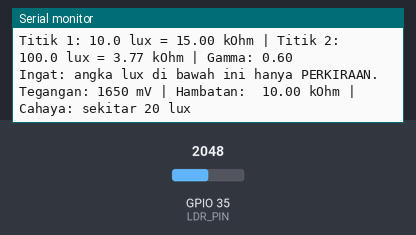
Recording of a sketch running on a simulated ESP32. Shown: the last lines printed to the serial monitor. The test bench sets the inputs (shaded band); at power-on: GPIO 35 (LDR_PIN) = 2048.

Above: at 1.8 s.
1.9 s: GPIO 35 (LDR_PIN) set to 1228
At 2.8 s:
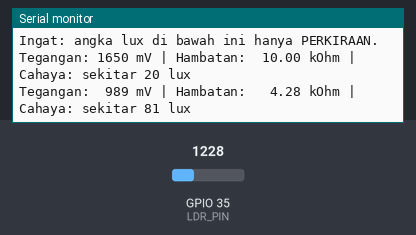
4.5 s: GPIO 35 (LDR_PIN) set to 2047
At 5.8 s:
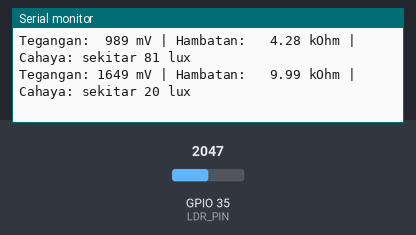
7.5 s: GPIO 35 (LDR_PIN) set to 110
At 8.7 s:
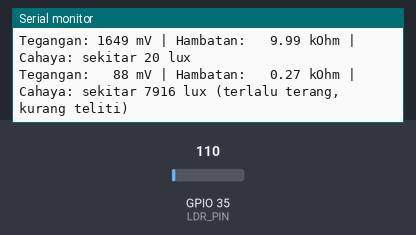
10.5 s: GPIO 35 (LDR_PIN) set to 0
At 11.8 s:
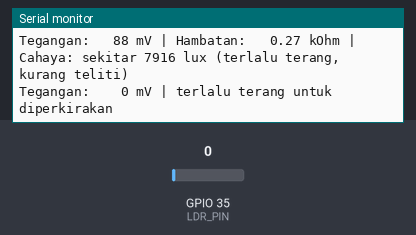
13.5 s: GPIO 35 (LDR_PIN) set to 4095
At 14.5 s:
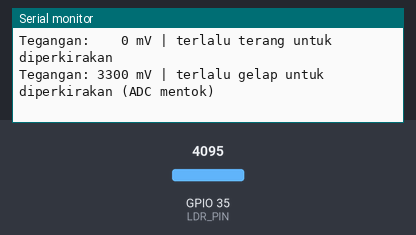

Measured:
- after the input at 1.9 s, the serial monitor: prints a new line after 0.10 s (image 1)
- after the input at 4.5 s, the serial monitor: prints a new line after 0.50 s (image 2)
- after the input at 7.5 s, the serial monitor: prints a new line after 0.50 s (image 3)
- after the input at 10.5 s, the serial monitor: prints a new line after 0.50 s (image 4)
- after the input at 13.5 s, the serial monitor: prints a new line after 0.50 s (image 5)

The sketch:

p2_perkiraan_lux.ino
```cpp
/*
 * BAB 32 - Program 2: Perkiraan Lux dengan Kalibrasi Dua Titik
 * Menghitung hambatan LDR, lalu memperkirakan kuat cahaya (lux)
 * dengan rumus gamma dari dua titik kalibrasi:
 *   gamma = log(R1 / R2) / log(E2 / E1)
 *   lux   = E1 * (R1 / R) pangkat (1 / gamma)
 * Angka lux ini PERKIRAAN, bukan hasil alat ukur yang teliti.
 *
 * Rangkaian: LDR (header kuning, pin ke-1) → IO35
 */

#define LDR_PIN 35  // LDR → IO35 (ADC1_CH7)

const float R_TETAP_KOHM = 10.0;       // resistor tetap di kit: 10 kΩ
const float TEGANGAN_3V3_MV = 3300.0;  // tegangan 3V3 kit
const int BATAS_TELITI_MV = 150;       // di bawah ini, ADC kurang teliti
const int ADC_MENTOK = 4095;           // nilai terbesar ADC 12 bit

// Dua titik kalibrasi: ganti dengan hasil ukurmu (lihat 32.5.4).
// Nilai bawaan = angka khas datasheet GL5528, jadi hasilnya sangat kasar.
const float TITIK1_LUX = 10.0;    // titik 1: kuat cahaya (lux)
const float TITIK1_KOHM = 15.0;   // titik 1: hambatan LDR (kΩ)
const float TITIK2_LUX = 100.0;   // titik 2: kuat cahaya (lux)
const float TITIK2_KOHM = 3.77;   // titik 2: hambatan LDR (kΩ)

// Timer serbaguna dari BAB 16
struct Timer {
  unsigned long interval;   // ms
  unsigned long waktuLalu;  // hasil millis() saat terakhir dijalankan

  bool sudahWaktunya(unsigned long sekarang) {
    if (sekarang - waktuLalu >= interval) {
      waktuLalu = sekarang;
      return true;
    }
    return false;
  }
};

Timer timerLaporan = {1000, 0};  // laporan setiap 1 detik
float nilaiGamma = 0.6;          // dihitung ulang di setup()

// Hambatan LDR (kΩ) dari tegangan titik tengah (mV); -1 = tidak bisa dihitung
float hitungHambatanKohm(int milivolt) {
  if (milivolt >= TEGANGAN_3V3_MV) {
    return -1.0;
  }
  return R_TETAP_KOHM * milivolt / (TEGANGAN_3V3_MV - milivolt);
}

// Perkiraan lux dari hambatan LDR (rumus gamma, titik 1 sebagai acuan)
float perkiraanLux(float hambatanKohm) {
  return TITIK1_LUX * pow(TITIK1_KOHM / hambatanKohm, 1.0 / nilaiGamma);
}

void setup() {
  Serial.begin(115200);
  Serial.println("BAB 32 - Program 2: Perkiraan Lux dengan Kalibrasi Dua Titik");

  // Gamma dihitung sekali dari dua titik kalibrasi
  nilaiGamma = log10(TITIK1_KOHM / TITIK2_KOHM) / log10(TITIK2_LUX / TITIK1_LUX);
  if (!(nilaiGamma > 0)) {  // juga menangkap hasil tak terdefinisi (NaN)
    Serial.println("PERINGATAN: titik kalibrasi tidak masuk akal, gamma diganti 0.6.");
    Serial.println("Titik yang lebih terang harus punya hambatan yang lebih kecil.");
    nilaiGamma = 0.6;
  }

  Serial.printf("Titik 1: %.1f lux = %.2f kOhm | Titik 2: %.1f lux = %.2f kOhm | Gamma: %.2f\n",
                TITIK1_LUX, TITIK1_KOHM, TITIK2_LUX, TITIK2_KOHM, nilaiGamma);
  Serial.println("Ingat: angka lux di bawah ini hanya PERKIRAAN.");
}

void loop() {
  unsigned long sekarang = millis();

  if (timerLaporan.sudahWaktunya(sekarang)) {
    int nilaiAdc = analogRead(LDR_PIN);
    int milivolt = analogReadMilliVolts(LDR_PIN);
    float hambatan = hitungHambatanKohm(milivolt);

    if (nilaiAdc >= ADC_MENTOK || hambatan < 0) {
      Serial.printf("Tegangan: %4d mV | terlalu gelap untuk diperkirakan (ADC mentok)\n", milivolt);
    } else if (hambatan == 0) {
      Serial.printf("Tegangan: %4d mV | terlalu terang untuk diperkirakan\n", milivolt);
    } else {
      float lux = perkiraanLux(hambatan);
      Serial.printf("Tegangan: %4d mV | Hambatan: %6.2f kOhm | Cahaya: sekitar ", milivolt, hambatan);
      if (lux < 10) {
        Serial.printf("%.1f lux", lux);  // di bawah 10 lux: tampilkan 1 desimal
      } else {
        Serial.printf("%.0f lux", lux);  // selebihnya cukup bilangan bulat
      }
      if (milivolt < BATAS_TELITI_MV) {
        Serial.print(" (terlalu terang, kurang teliti)");
      }
      Serial.println();
    }
  }
}
```
